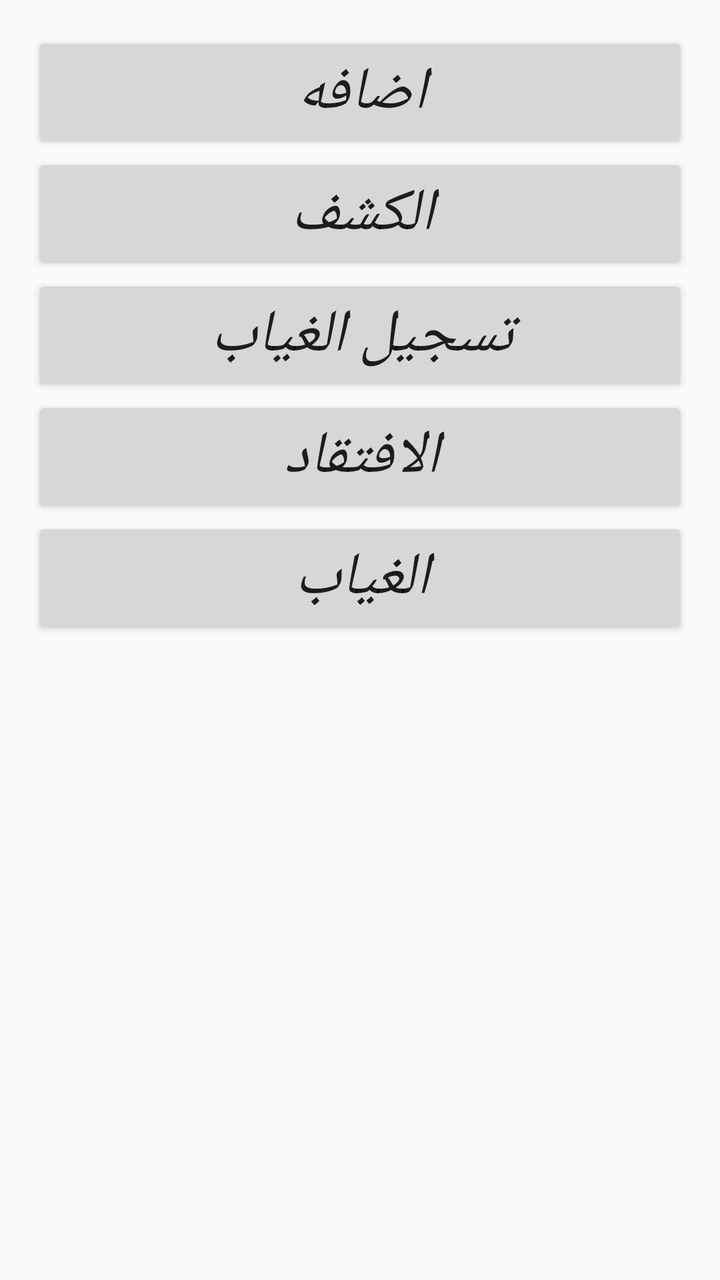
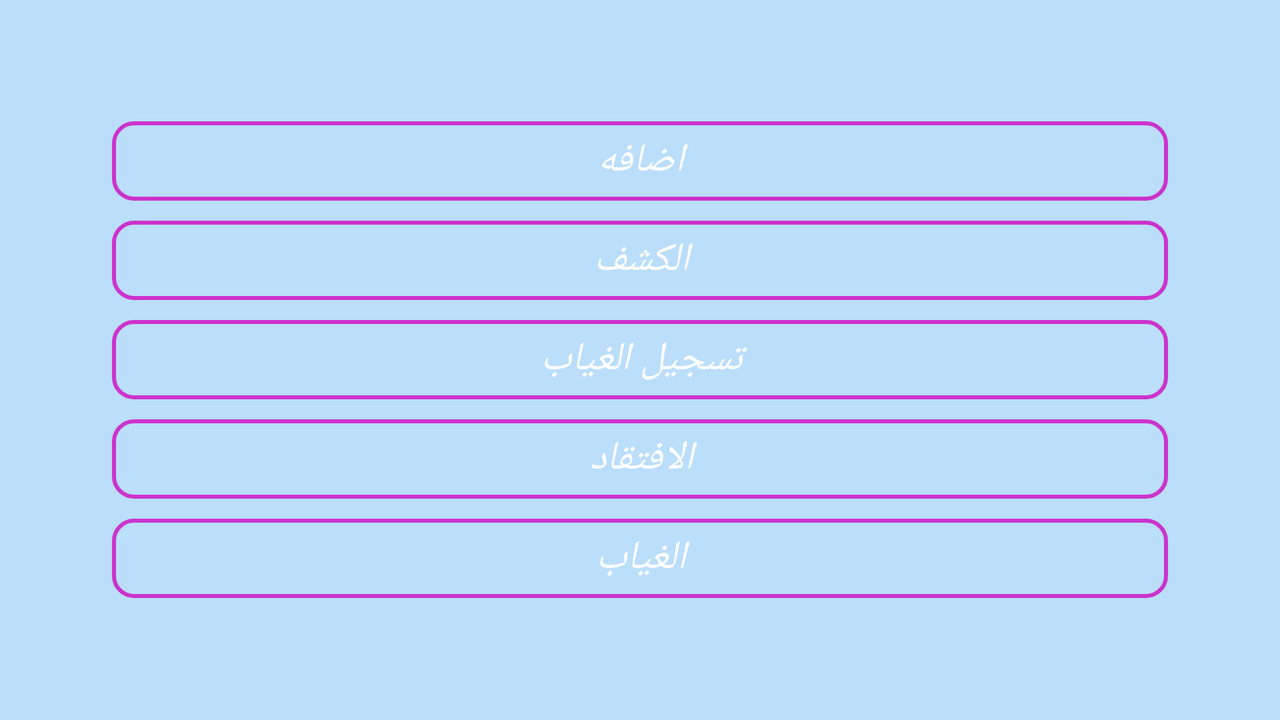

The same Android screen from two of the app's own layout files: first res/layout/ as a phone draws it, then the repository's variant for another configuration, drawn on a device whose configuration selects that folder. Both files follow.
<!-- AndroidManifest.xml: application theme AppTheme -->
<!-- res/layout/activity_main.xml -->
<?xml version="1.0" encoding="utf-8"?>
<LinearLayout xmlns:android="http://schemas.android.com/apk/res/android"
    xmlns:tools="http://schemas.android.com/tools" android:layout_width="match_parent"
    android:layout_height="match_parent" android:paddingLeft="@dimen/activity_horizontal_margin"
    android:paddingRight="@dimen/activity_horizontal_margin"
    android:paddingTop="@dimen/activity_vertical_margin"
    android:orientation="vertical"
    android:paddingBottom="@dimen/activity_vertical_margin" tools:context=".MainActivity">


    <Button
        android:layout_width="fill_parent"
        android:layout_height="wrap_content"
        android:text="اضافه"
        android:textSize="30dp"
        android:textStyle="italic"
        android:id="@+id/button"
        android:layout_centerVertical="true"
        android:layout_alignParentLeft="true"
        android:layout_alignParentStart="true" />

    <Button
        android:layout_width="fill_parent"
        android:layout_height="wrap_content"
        android:text="الكشف"
        android:id="@+id/button2"

        android:textSize="30dp"
        android:textStyle="italic"
        android:layout_below="@+id/button"
        android:layout_toRightOf="@+id/button"
        android:layout_toEndOf="@+id/button" />

    <Button
        android:layout_width="fill_parent"
        android:layout_height="wrap_content"

        android:textSize="30dp"
        android:textStyle="italic"
        android:text="تسجيل الغياب"
        android:id="@+id/buttonabsent"
        android:layout_alignParentBottom="true"
        android:layout_alignParentRight="true"
        android:layout_alignParentEnd="true" />

    <Button
        android:layout_width="fill_parent"
        android:layout_height="wrap_content"

        android:textSize="30dp"
        android:textStyle="italic"
        android:text="الافتقاد"
        android:id="@+id/buttoneftkad"
        android:layout_alignParentBottom="true"
        android:layout_alignParentRight="true"
        android:layout_alignParentEnd="true"/>

    <Button
        android:layout_width="fill_parent"
        android:layout_height="wrap_content"
        android:text="الغياب"
        android:textSize="30dp"
        android:textStyle="italic"

        android:layout_alignParentBottom="true"
        android:layout_alignParentRight="true"
        android:layout_alignParentEnd="true"
        android:layout_marginBottom="44dp"
        android:id="@+id/buttonAbsentShow" />


</LinearLayout>
<!-- resources referenced by this layout -->
<resources>
  <dimen name="activity_horizontal_margin">16dp</dimen>
  <dimen name="activity_vertical_margin">16dp</dimen>
  <style name="AppTheme" parent="Theme.AppCompat.Light.DarkActionBar">
          
          <item name="colorPrimary">@color/colorPrimary</item>
          <item name="colorPrimaryDark">@color/colorPrimaryDark</item>
          <item name="colorAccent">@color/colorAccent</item>
  
          <item name="windowActionBar">false</item>
          <item name="windowNoTitle">true</item>
      </style>
  <color name="colorPrimary">#1565C0</color>
  <color name="colorPrimaryDark">#003c8f</color>
  <color name="colorAccent">#5e92f3</color>
</resources>
<!-- res/layout-land/activity_main.xml (the repository's variant of the layout above) -->
<!-- drawn on the phone turned sideways -->
<?xml version="1.0" encoding="utf-8"?>
<FrameLayout xmlns:android="http://schemas.android.com/apk/res/android"
    xmlns:tools="http://schemas.android.com/tools"
    android:layout_width="match_parent"
    android:layout_height="match_parent"
    android:background="@color/background"
    android:orientation="vertical"
    android:paddingBottom="@dimen/activity_vertical_margin"
    android:paddingLeft="@dimen/activity_horizontal_margin"
    android:paddingRight="@dimen/activity_horizontal_margin"
    android:paddingTop="@dimen/activity_vertical_margin"
    tools:context=".MainActivity">

    <LinearLayout
        android:layout_width="match_parent"
        android:layout_height="match_parent"
        android:orientation="vertical"
        android:weightSum="7">

        <LinearLayout
            android:layout_width="match_parent"
            android:layout_height="0px"
            android:layout_weight="1"></LinearLayout>

        <Button
            android:id="@+id/button"
            android:layout_width="fill_parent"
            android:layout_height="0px"

            android:layout_marginBottom="5sp"
            android:layout_marginLeft="40sp"
            android:layout_marginRight="40sp"
            android:layout_marginTop="5sp"
            android:layout_weight="1"
            android:background="@drawable/rect"
            android:text="اضافه"
            android:textColor="#fff"
            android:textSize="20dp"
            android:textStyle="italic" />

        <Button
            android:id="@+id/button2"
            android:layout_width="fill_parent"
            android:layout_height="0px"

            android:layout_marginBottom="5sp"
            android:layout_marginLeft="40sp"
            android:layout_marginRight="40sp"
            android:layout_marginTop="5sp"
            android:layout_weight="1"
            android:background="@drawable/rect"
            android:text="الكشف"
            android:textColor="#fff"
            android:textSize="20dp"
            android:textStyle="italic" />

        <Button
            android:id="@+id/buttonabsent"
            android:layout_width="fill_parent"
            android:layout_height="0px"

            android:layout_marginBottom="5sp"
            android:layout_marginLeft="40sp"
            android:layout_marginRight="40sp"
            android:layout_marginTop="5sp"
            android:layout_weight="1"
            android:background="@drawable/rect"
            android:text="تسجيل الغياب"
            android:textColor="#fff"
            android:textSize="20dp"
            android:textStyle="italic" />

        <Button
            android:id="@+id/buttoneftkad"
            android:layout_width="fill_parent"
            android:layout_height="0px"

            android:layout_marginBottom="5sp"
            android:layout_marginLeft="40sp"
            android:layout_marginRight="40sp"
            android:layout_marginTop="5sp"
            android:layout_weight="1"
            android:background="@drawable/rect"
            android:text="الافتقاد"
            android:textColor="#fff"
            android:textSize="20dp"
            android:textStyle="italic" />

        <Button
            android:id="@+id/buttonAbsentShow"
            android:layout_width="fill_parent"
            android:layout_height="0px"
            android:layout_marginBottom="5sp"
            android:layout_marginLeft="40sp"
            android:layout_marginRight="40sp"
            android:layout_marginTop="5sp"
            android:layout_weight="1"
            android:background="@drawable/rect"
            android:text="الغياب"
            android:textColor="#fff"
            android:textSize="20dp"
            android:textStyle="italic" />

    </LinearLayout>

    <RelativeLayout
        android:layout_width="match_parent"
        android:layout_height="match_parent">

        <ProgressBar
            android:id="@+id/progressBarMain"
            style="?android:attr/progressBarStyleLarge"
            android:layout_width="wrap_content"
            android:layout_height="wrap_content"
            android:layout_centerHorizontal="true"
            android:layout_centerVertical="true"

            android:visibility="gone" />

    </RelativeLayout>
</FrameLayout>
<!-- resources referenced by the variant -->
<!-- as the phone turned sideways resolves them -->
<resources>
  <color name="background">#BBDEFB</color>
  <dimen name="activity_horizontal_margin">16dp</dimen>
  <dimen name="activity_vertical_margin">16dp</dimen>
  <!-- drawable rect (drawable) -->
  <?xml version="1.0" encoding="utf-8"?>
  <shape xmlns:android="http://schemas.android.com/apk/res/android"
      android:shape="rectangle">
      <corners android:radius="10dp" />
  
      <solid android:color="@android:color/transparent"/>
      <stroke  android:width="2dip" android:color="#CC33CC"/>
  </shape>
  <style name="AppTheme" parent="Theme.AppCompat.Light.DarkActionBar">
          
          <item name="colorPrimary">@color/colorPrimary</item>
          <item name="colorPrimaryDark">@color/colorPrimaryDark</item>
          <item name="colorAccent">@color/colorAccent</item>
  
          <item name="windowActionBar">false</item>
          <item name="windowNoTitle">true</item>
      </style>
  <color name="colorPrimary">#1565C0</color>
  <color name="colorPrimaryDark">#003c8f</color>
  <color name="colorAccent">#5e92f3</color>
</resources>
